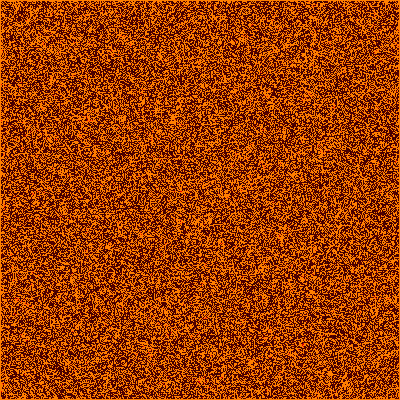
Frame 1 (no input)
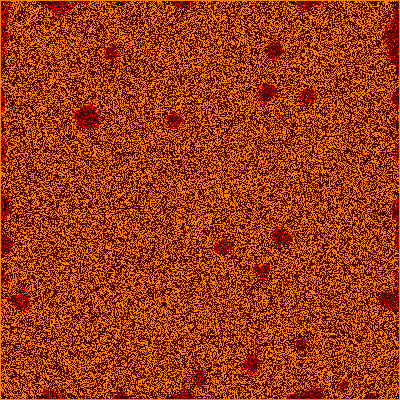
Frame 60 (the mouse pressed at the canvas centre just before this capture)
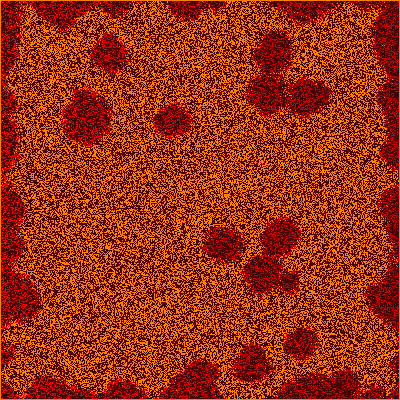
Frame 120 (the mouse held since frame 60 and released just before this capture)

The Processing sketch that drew these frames (run headless with seeded random() and noise(); from frame 60 on, the mouse is pressed at the canvas centre):

// Processing sketch: processing_11509
// ── processing_11509.pde

int[][] grid, futureGrid;
void setup()
{
  size(400,400);
  noSmooth();
  frameRate(24);
  grid = new int[width][height];
  futureGrid = new int[width][height];
  float density = 0.8 * width * height;
  for(int i = 0; i < density; i++)
  {
    grid[int(random(width))][int(random(height))] = 1;
  }
  background(255,127,0);
}

void draw()
{
  for(int x = 1; x < width -1; x++)
  {
    for(int y = 1; y < height - 1; y++)
    {
      int range = round(random(4)+1);
      int nb = neighbors(5, x, y);
      if((grid[x][y] == 1) && (nb < 2 ))
      {
        futureGrid[x][y] = 0;
        set(x,y,color(0));
      }
      else if ((grid[x][y] == 0) && (nb == range * 2 + 3))
      {
        futureGrid[x][y] = 1;
        set(x,y,color(255 - x *.125,0,0));
      }
      else if((grid[x][y] == 1) && (nb > range * 2 + 3))
      {
        futureGrid[x][y] = 0;
        set(x,y,color(random(50)+50,0,0));
      }
      else
      { 
        futureGrid[x][y] = grid[x][y];
      }
    }
  }
  int [][] temp = grid;
  grid = futureGrid;
  futureGrid = temp;
}

int neighbors(int range,int x, int y)
{
  int total = 0;
  for(int i = 1; i < range; i++)
  {
    int north = (y + height - i) % height;
    int south = (y + i) % height;
    int east = (x + i) % width;
    int west = (x + width - i) % width;
    total += grid[x][north] +
      grid[east][north] +
      grid[east][y] +
      grid[east][south] +
      grid[x][south] +
      grid[west][south] +
      grid[west][y] +
      grid[west][north];
  }
  return total;
}
